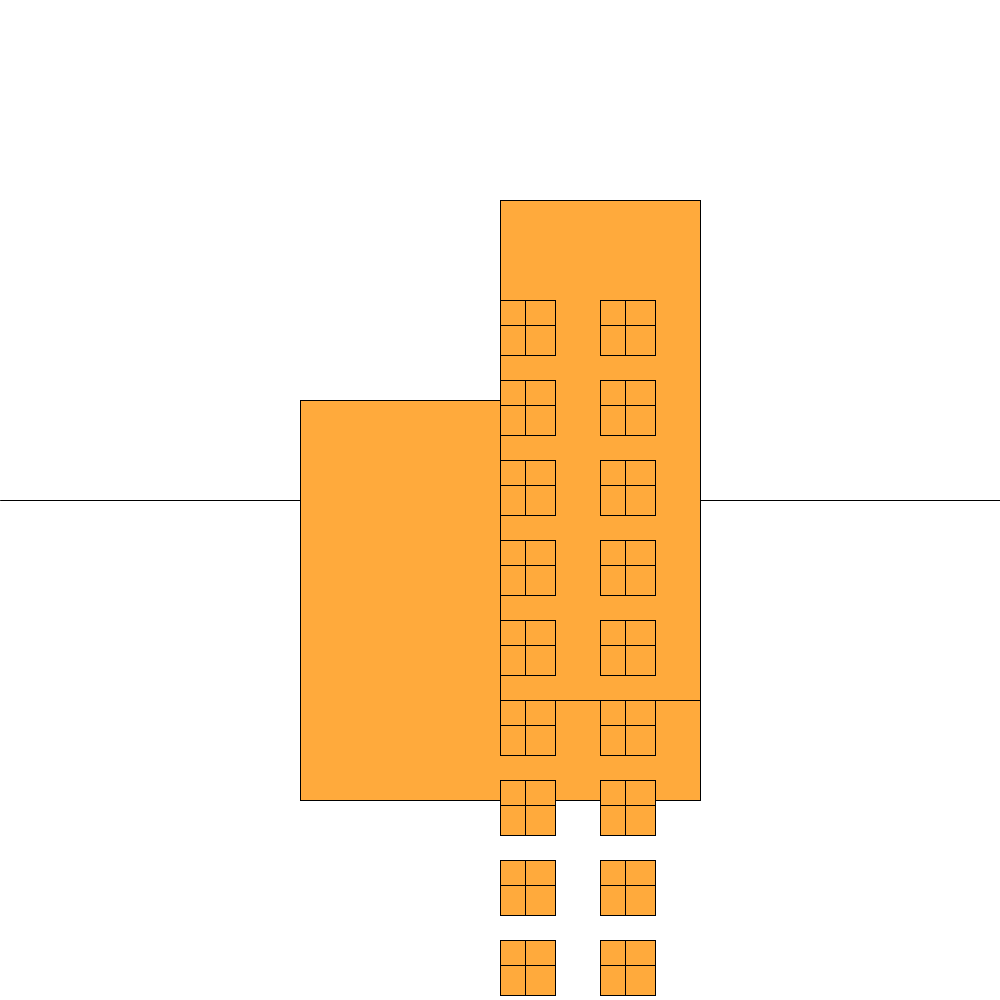
Frame 1 (no input)
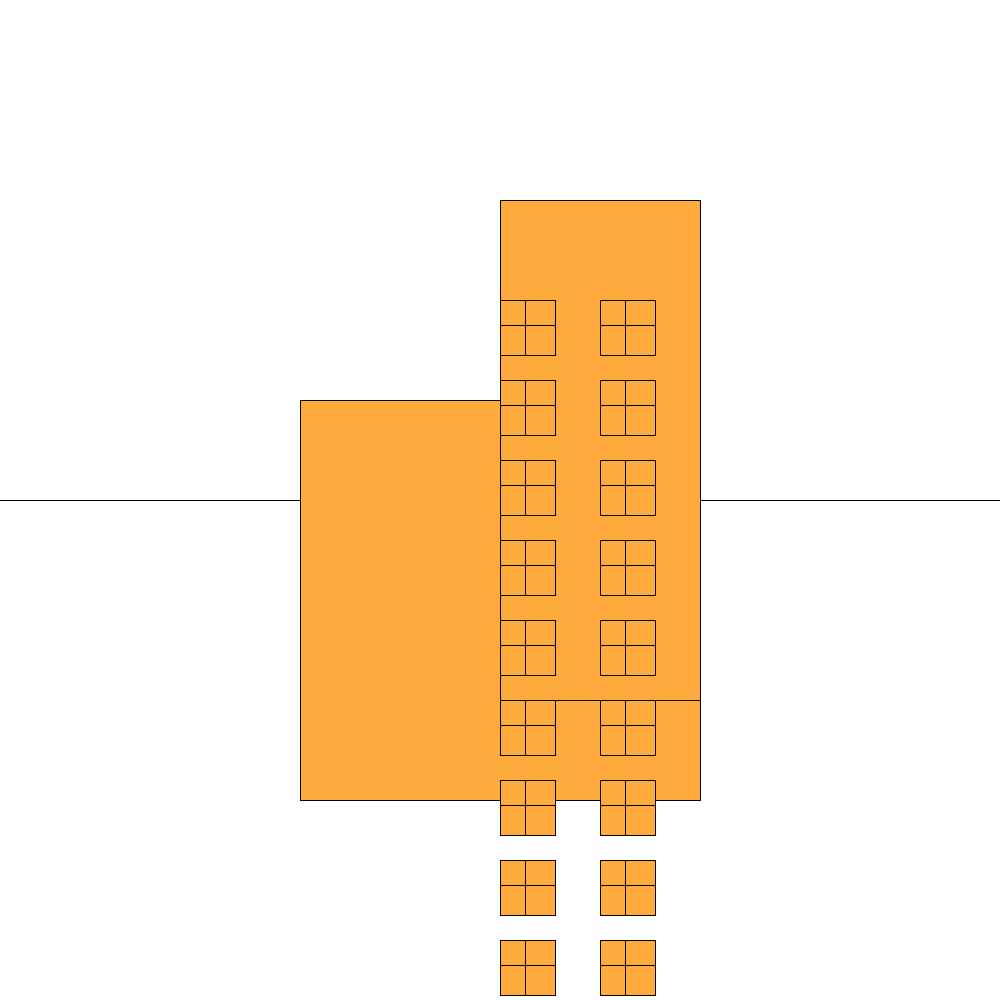
Frame 60 (the mouse pressed at the canvas centre just before this capture)
Frame 120 (the mouse held since frame 60 and released just before this capture): identical to frame 60, image omitted

The Processing sketch that drew these frames (run headless with seeded random() and noise(); from frame 60 on, the mouse is pressed at the canvas centre):

// Processing sketch: processing_162771
// ── processing_162771.pde

void setup() {
  size(1000, 1000);
  background(255);
}


void draw() {
  
  line(0, 500, 1000, 500);
  fill(255,170,60);
  rect(300, 400, 400, 400);
  rect(500, 200, 200, 500);

  int x=500;
  int y=300;

  while (y< height) {
    drawWindow(x, y);
    drawWindow(x+100, y);
    y+=80;
  }
}

void drawWindow(int x, int y) {
  rect(x, y, 55, 55);
  line(x+25, y, x+25, y+55);
  line(x, y+25, x+55, y+25);
}
